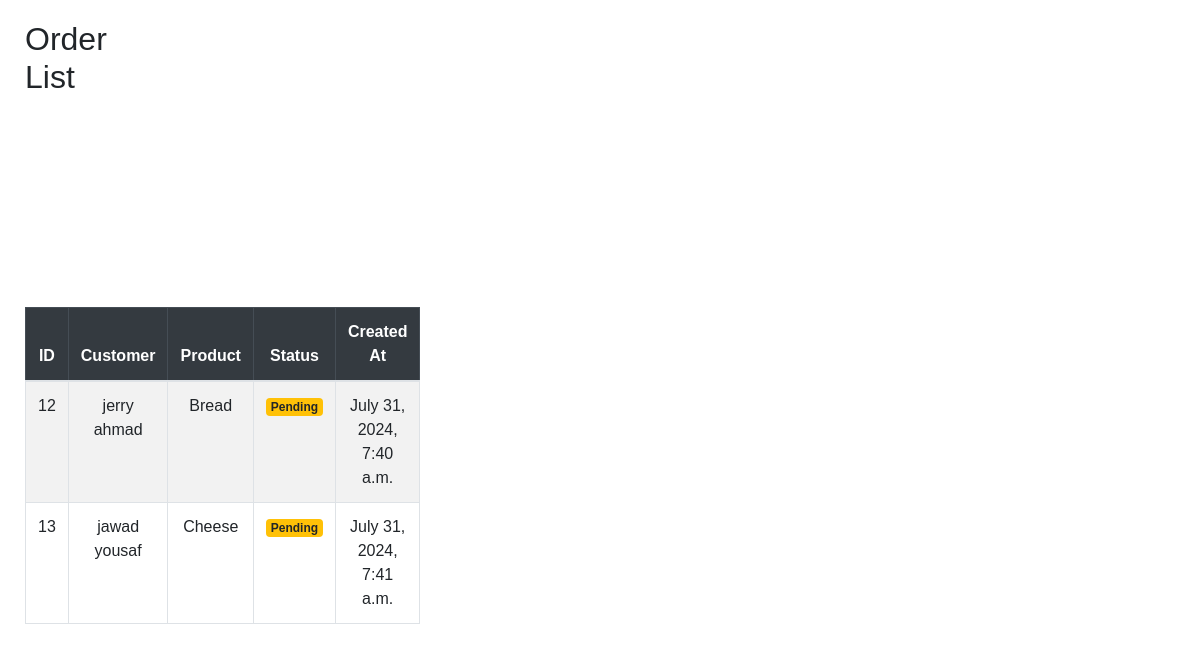
Before: /order_list/ with the older database file.
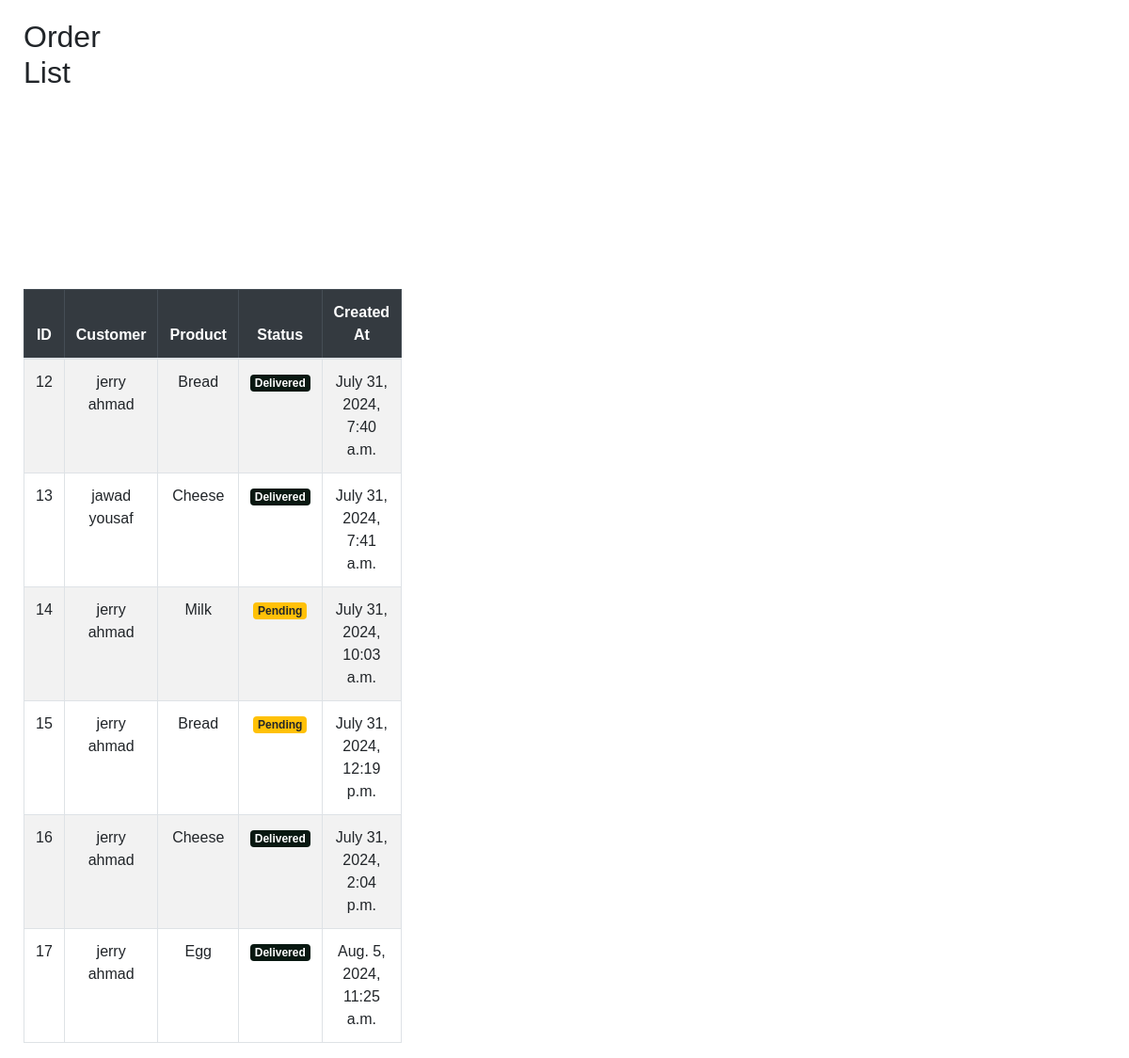
After: the same page with the newer database file.
### newapp/models.py (models this page shows, shortened)
class Order(models.Model):
    quantity = models.PositiveIntegerField(default=1)  # Default to 1 if not provided
    total_bill = models.FloatField(default=0.0)
    STATUS_CHOICES = [
        ('PENDING', 'Pending'),
        ('DELIVERED', 'Delivered'),
        ('CANCELLED', 'Cancelled'),
    ]
    customer = models.ForeignKey(Customer, on_delete=models.CASCADE)
    product = models.ForeignKey(Product, on_delete=models.CASCADE)
    status = models.CharField(max_length=10, choices=STATUS_CHOICES, default='PENDING')
    created_at = models.DateTimeField(auto_now_add=True)

class Customer(models.Model):
    first_name = models.CharField(max_length=30)
    last_name = models.CharField(max_length=30)
    email = models.EmailField(max_length=254, validators=[EmailValidator()])
    password = models.CharField(max_length=128)
    phone_number = models.CharField(
        max_length=15,
        validators=[RegexValidator(regex=r'^\+?1?\d{9,15}$', message="Phone number must be entered in the format: '+999999999'. Up to 15 digits allowed.")]
    )

class Product(models.Model):
    name = models.CharField(max_length=100)
    price = models.DecimalField(max_digits=10, decimal_places=2)

### newapp/views.py (the view)
# urls.py: path('order_list/', views.order_list, name='order_list'),
def order_list(request):
    orders = Order.objects.all()
    return render(request, 'accounts/order_list.html', {'orders': orders})

### newapp/templates/accounts/order_list.html (shortened to what this page needs)
{% load static%}
<!DOCTYPE html>
<html lang="en">
<head>
    <link rel="stylesheet" href="https://stackpath.bootstrapcdn.com/bootstrap/4.5.2/css/bootstrap.min.css">
     <link rel="stylesheet" href="{% static 'css/style.css' %}">
</head>
<body>
    <div class="container table-container">
        <h2 class="">Order List</h2>
        <table class="table table-striped table-bordered table-hover">
            <thead class="table-dark">
                <tr>
                    <th>ID</th>
                    <th>Customer</th>
                    <th>Product</th>
                    <th>Status</th>
                    <th>Created At</th>
                </tr>
            </thead>
            <tbody>
                {% for order in orders %}
                    <tr>
                        <td>{{ order.id }}</td>
                        <td>{{ order.customer.first_name }} {{ order.customer.last_name }}</td>
                        <td>{{ order.product.name }}</td>
                        <td>
                            {% if order.status == 'PENDING' %}
                                <span class="badge badge-warning">{{ order.get_status_display }}</span>
                            {% elif order.status == 'DELIVERED' %}
                                <span class="badge badge-success">{{ order.get_status_display }}</span>
                            {% elif order.status == 'CANCELLED' %}
                                <span class="badge badge-danger">{{ order.get_status_display }}</span>
                            {% endif %}
                        </td>
                        <td>{{ order.created_at }}</td>
                    </tr>
                {% endfor %}
            </tbody>
        </table>
    </div>
</body>
</html>

Changed rows visible on the page:
changed Order "July 31, 2024, 7:40 a.m.": status "Pending" → "Delivered"
changed Order "July 31, 2024, 7:41 a.m.": status "Pending" → "Delivered"
added Order: id "14", customer.first_name "jerry", customer.last_name "ahmad", product.name "Milk", status "Pending", created_at "July 31, 2024, 10:03 a.m."
added Order: id "15", customer.first_name "jerry", customer.last_name "ahmad", product.name "Bread", status "Pending", created_at "July 31, 2024, 12:19 p.m."
added Order: id "16", customer.first_name "jerry", customer.last_name "ahmad", product.name "Cheese", status "Delivered", created_at "July 31, 2024, 2:04 p.m."
added Order: id "17", customer.first_name "jerry", customer.last_name "ahmad", product.name "Egg", status "Delivered", created_at "Aug. 5, 2024, 11:25 a.m."
